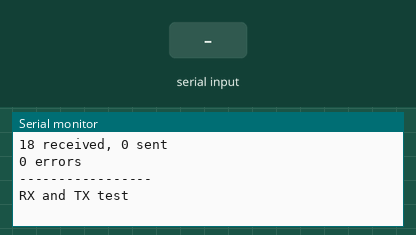
Recording of a sketch running on a simulated Arduino Mega 2560, built for the host (arithmetic inside an expression is 32-bit, double 64-bit). On the bench: the last lines printed to the serial monitor. The inputs (shaded band) are chosen by the test bench. The modem accepts every AT command (registered, SIM ready, sends succeed) and sends nothing else.

Above: at 1.2 s.
1.3 s: "1" received over Serial
At 1.44 s:
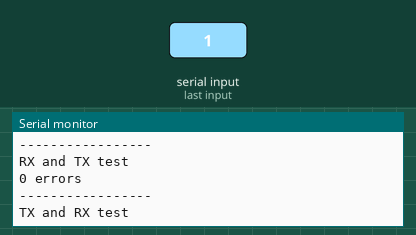
2.8 s: "0" received over Serial
At 4.9 s:
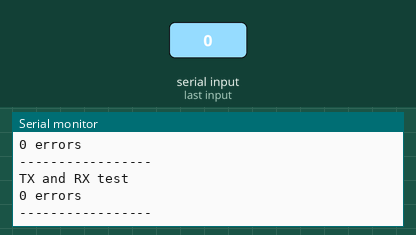

The sketch:

Nano_neuSerial.ino
```cpp
#include <NeoSWSerial.h>

NeoSWSerial nss( 8, 9 );

  uint16_t baudrate = 9600;
  uint8_t  rc[520];
  uint16_t received = 0;
  uint16_t sent     = 0;

//---------------------------------------------------------------------
//#define INTER_CHAR_TIME 50
#define INTER_CHAR_TIME 0

//#define BITDUMP

#ifdef BITDUMP
  extern uint8_t bitTransitionTimes[];
  extern uint8_t bitTransitions;
  struct rbd_t { uint8_t loop_bits; uint8_t mul_bits; uint16_t prod; };
  extern rbd_t diffRXbits[];
  extern uint8_t diffRXbitsCount;

  extern uint16_t availCompletions;
  extern uint16_t rxStartCompletions;
  extern uint8_t  rxStartCompletionBits[];
  extern uint16_t checkRxCompletions;
  extern uint16_t polledPCI;
  extern uint16_t polledPCICompletions;
  extern uint16_t stopBitCompletions;
  extern uint16_t highBitWaits;
#endif

//---------------------------------------------------------------------

static void dumpBits()
{
#ifdef BITDUMP
  for (uint8_t i=0; i<bitTransitions; i++) {
    Serial.print( ' ' );
    Serial.print( bitTransitionTimes[i] );
  }
#endif
} // dumpBits

//---------------------------------------------------------------------

static void dumpDiffs()
{
#ifdef BITDUMP
  if (diffRXbitsCount > 0) {
    Serial.print( F(" (") );
    for (uint8_t i=0;;) {
      Serial.print( diffRXbits[i].prod );
      Serial.print( ' ' );
      Serial.print( diffRXbits[i].mul_bits );
      Serial.print( F(" != ") );
      Serial.print( diffRXbits[i].loop_bits );
      i++;
      if (i >= diffRXbitsCount)
        break;
      Serial.print( F(", ") );
    }
    Serial.print( ')' );
    diffRXbitsCount = 0;
  }
#endif
} // dumpDiffs

//---------------------------------------------------------------------

static uint16_t errors = 0;

void testOne( Stream & ins, Stream & outs, uint8_t c )
{
  uint8_t pair[2];
  pair[0] = c;
  pair[1] = c+1;
  uint8_t len = 1;
  outs.write( pair, len );
  if (INTER_CHAR_TIME < 10)
    outs.flush();

  static bool dotPrinted = false;

  uint8_t  received = 0;
  bool     gotIt    = false;
  uint32_t start    = millis();

  do {
    if (ins.available()) {
      uint8_t received_c = ins.read();

      dotPrinted = false;

      gotIt = (received_c == c);

      if (!gotIt || (INTER_CHAR_TIME > 10)) {
        Serial.print( F("rx ") );
        if (received_c < 0x10) Serial.print( '0' );
        Serial.print( received_c, HEX );

        if (!gotIt) {
          Serial.print( F(" != tx ") );
          if (c < 0x10) Serial.print( '0' );
          Serial.print( 0xFF & (c), HEX );
        }

        if (received == 0) {
          dumpBits();
          dumpDiffs();
          Serial.print( ' ' );
        }
      }

      received++;
      c++;
    }
  } while (millis() - start < INTER_CHAR_TIME);

  if (INTER_CHAR_TIME > 10) {
    if (!received) {
      Serial.print( '.' );
      dumpBits();
      dumpDiffs();
      Serial.println();
      dotPrinted = true;
    } else
      Serial.println();

    Serial.flush();
  }

} // testOne

//---------------------------------------------------------------------

static void testTwo( uint8_t & c, uint8_t & received_c )
{
  if (nss.available()) {
    uint8_t rcActual = nss.read();
    if (rcActual != received_c) {
      errors++;
      Serial.print( F("rx ") );
      if (received_c < 0x10) Serial.print( '0' );
      Serial.print( 0xFF & rcActual, HEX );
      Serial.print( F(" != tx ") );
      if (received_c < 0x10) Serial.print( '0' );
      Serial.print( 0xFF & (received_c), HEX );
      dumpBits();
      dumpDiffs();
      Serial.println();
    }
    received_c++;
  }
} // testTwo

//---------------------------------------------------------------------

static void printStats()
{
  if (received != sent) {
    Serial.print( received );
    Serial.print( F(" received, ") );
    Serial.print( sent );
    Serial.println( F(" sent") );
  }

  Serial.print( errors );
  Serial.println( F(" errors") );
#ifdef BITDUMP
  Serial.print( rxStartCompletions );
  Serial.print( F(" RX start completions:") );
  for (uint16_t i=0; i < rxStartCompletions; i++) {
    Serial.print( ' ' );
    Serial.print( rxStartCompletionBits[i] );
  }
  Serial.println();

  Serial.print( availCompletions );
  Serial.println( F(" available() completions") );
  Serial.print( checkRxCompletions );
  Serial.println( F(" checkRxTime completions") );
  Serial.print( polledPCI );
  Serial.println( F(" polled PCI detected") );
  Serial.print( polledPCICompletions );
  Serial.println( F(" polled PCI completions") );
  Serial.print( stopBitCompletions );
  Serial.println( F(" stop bit completions") );
  Serial.print( highBitWaits );
  Serial.println( F(" high bit waits") );

  rxStartCompletions   = 0;
  availCompletions     = 0;
  checkRxCompletions   = 0;
  polledPCI            = 0;
  polledPCICompletions = 0;
  stopBitCompletions   = 0;
  highBitWaits         = 0;
#endif

  Serial.println( F("-----------------") );
  Serial.flush();

  received           = 0;
  sent               = 0;
  errors             = 0;

} // printStats

//---------------------------------------------------------------------

static void printRC()
{
  for (uint16_t i=0; i < received; i++) {
    uint8_t c = rc[i];
    if (c < 0x10) Serial.print( '0' );
    Serial.print( 0xFF & (c), HEX );
    Serial.print( ' ' );
    if ((i & 0x1F) == 0x1F)
      Serial.println();
  }
  Serial.println();
} // printRC

//---------------------------------------------------------------------

void setup() {
 //Initialize serial and wait for port to open:
  Serial.begin(115200);
  while (!Serial)
    ;

  Serial3.begin( baudrate );
  delay( 10 );
  Serial3.print( 'U' );
  Serial3.flush();
  delay( 10 );

  nss.begin( baudrate );

} // setup

//---------------------------------------------------------------------

void loop()
{
  Serial.print( F("NeoSWSerial test @ ") );
  Serial.println( baudrate );
  Serial.flush();

  Serial.println( F("Individual RX test") );
  Serial.flush();

  uint8_t c=0;
  do {
    testOne( nss, Serial3, c );
    c++;
  } while (c != 0);
  testOne( nss, Serial3, c );
  uint32_t start = millis();
  while (millis() - start < 100) {
    if (nss.available()) {
      nss.read();
      start = millis();
    }
  }

  printStats();

  //=====================================

  Serial.println( F("RX test") );
  Serial.flush();

  for (uint8_t times=0; times<1; times++) {
    do {
      Serial3.write( c++ );
      sent++;
      if (nss.available())
        rc[ received++ ] = nss.read();
    } while (c != 0);
  }
  Serial3.write( c++ );
  sent++;

  start = millis();
  while (millis() - start < 100) {
    if (nss.available()) {
      rc[ received++ ] = nss.read();
      start = millis();
    }
  }

  if (received < sent) {
    Serial.print( sent-received );
    Serial.println( F(" chars dropped.") );
  }
  printRC();

  printStats();

  //=====================================

  Serial.println( F("TX test") );
  Serial.flush();

  for (uint16_t i=0; i<=256; i++) {
    nss.write( (uint8_t) (i & 0xFF) );
    if (Serial3.available())
      rc[ received++ ] = Serial3.read();
  }

  start = millis();

  uint32_t ms;
  do {
    ms = millis();
    if (Serial3.available()) {
      start = ms;
      rc[ received++ ] = Serial3.read();
    }
  } while (ms - start < 100);

  printRC();

  printStats();

  //=====================================

  Serial.println( F("RX and TX test") );
  Serial.flush();

  for (uint16_t i=0; i<=256; i++) {
    Serial3.write( (uint8_t) i & 0xFF );
    if (nss.available()) {
      c = nss.read();
      nss.write( c );
    }
    if (Serial3.available())
      rc[ received++ ] = Serial3.read();
  }

  start = millis();

  do {
    ms = millis();
    if (nss.available()) {
      start = ms;
      c = nss.read();
      nss.write( c );
    }
    if (Serial3.available()) {
      start = ms;
      rc[ received++ ] = Serial3.read();
    }
  } while (ms - start < 100);

  printRC();

  printStats();

  //=====================================

  Serial.println( F("TX and RX test") );
  Serial.flush();

  for (uint16_t i=0; i<=256; i++) {
    nss.write( (uint8_t) i & 0xFF );
    if (Serial3.available()) {
      c = Serial3.read();
      Serial3.write( c );
    }
    while (nss.available())
      rc[ received++ ] = nss.read();
  }

  start = millis();

  do {
    ms = millis();
    if (Serial3.available()) {
      start = ms;
      c = Serial3.read();
      Serial3.write( c );
    }
    while (nss.available()) {
      start = ms;
      rc[ received++ ] = nss.read();
    }
  } while (ms - start < 100);

  printRC();

  printStats();

  //=====================================

  while (!Serial.available())
    ;

  do {
    while (Serial.available()) {
      Serial.read();
      start = millis();
    }
  } while (millis() - start < 20);

  if (baudrate == 38400)
    baudrate = 9600;
  else
    baudrate <<= 1;
  nss.setBaudRate( baudrate );
  Serial3.begin( baudrate );
}
```

Measured:
- after the input at 2.8 s, the serial monitor: prints a new line at once (image 2)
